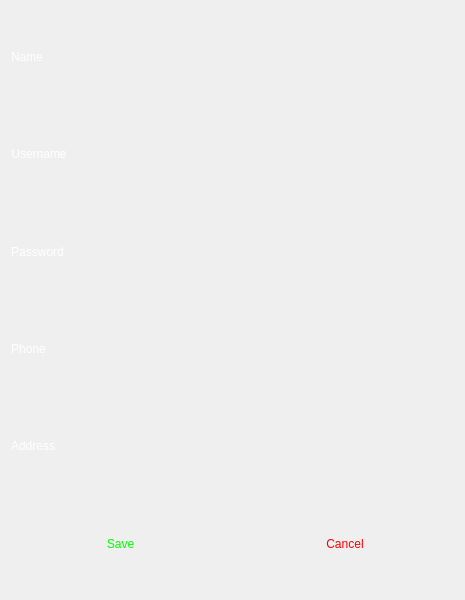
<?xml version="1.0" encoding="UTF-8"?>
<ui version="4.0">
 <class>SignUp</class>
 <widget class="QDialog" name="SignUp">
  <property name="windowModality">
   <enum>Qt::WindowModal</enum>
  </property>
  <property name="geometry">
   <rect>
    <x>0</x>
    <y>0</y>
    <width>465</width>
    <height>600</height>
   </rect>
  </property>
  <property name="sizePolicy">
   <sizepolicy hsizetype="Expanding" vsizetype="Expanding">
    <horstretch>0</horstretch>
    <verstretch>0</verstretch>
   </sizepolicy>
  </property>
  <property name="minimumSize">
   <size>
    <width>450</width>
    <height>600</height>
   </size>
  </property>
  <property name="windowTitle">
   <string>Sign Up</string>
  </property>
  <property name="styleSheet">
   <string notr="true">background-image: url(:/Resource/Game/loginBG.jpg);
border-image: url(:/Resource/Game/GameIcon.png);
color: rgb(255, 255, 255);
font: 14pt &quot;IranNastaliq&quot;;</string>
  </property>
  <property name="modal">
   <bool>true</bool>
  </property>
  <layout class="QGridLayout" name="gridLayout_2">
   <item row="0" column="0">
    <layout class="QGridLayout" name="gridLayout">
     <item row="0" column="0">
      <layout class="QHBoxLayout" name="horizontalLayout_5">
       <item>
        <widget class="QLabel" name="label">
         <property name="palette">
          <palette>
           <active>
            <colorrole role="WindowText">
             <brush brushstyle="SolidPattern">
              <color alpha="255">
               <red>219</red>
               <green>182</green>
               <blue>49</blue>
              </color>
             </brush>
            </colorrole>
            <colorrole role="Button">
             <brush brushstyle="SolidPattern">
              <color alpha="0">
               <red>0</red>
               <green>0</green>
               <blue>0</blue>
              </color>
             </brush>
            </colorrole>
            <colorrole role="Text">
             <brush brushstyle="SolidPattern">
              <color alpha="255">
               <red>219</red>
               <green>182</green>
               <blue>49</blue>
              </color>
             </brush>
            </colorrole>
            <colorrole role="ButtonText">
             <brush brushstyle="SolidPattern">
              <color alpha="255">
               <red>219</red>
               <green>182</green>
               <blue>49</blue>
              </color>
             </brush>
            </colorrole>
            <colorrole role="Base">
             <brush brushstyle="SolidPattern">
              <color alpha="0">
               <red>0</red>
               <green>0</green>
               <blue>0</blue>
              </color>
             </brush>
            </colorrole>
            <colorrole role="Window">
             <brush brushstyle="SolidPattern">
              <color alpha="0">
               <red>0</red>
               <green>0</green>
               <blue>0</blue>
              </color>
             </brush>
            </colorrole>
            <colorrole role="PlaceholderText">
             <brush brushstyle="SolidPattern">
              <color alpha="128">
               <red>219</red>
               <green>182</green>
               <blue>49</blue>
              </color>
             </brush>
            </colorrole>
           </active>
           <inactive>
            <colorrole role="WindowText">
             <brush brushstyle="SolidPattern">
              <color alpha="255">
               <red>219</red>
               <green>182</green>
               <blue>49</blue>
              </color>
             </brush>
            </colorrole>
            <colorrole role="Button">
             <brush brushstyle="SolidPattern">
              <color alpha="0">
               <red>0</red>
               <green>0</green>
               <blue>0</blue>
              </color>
             </brush>
            </colorrole>
            <colorrole role="Text">
             <brush brushstyle="SolidPattern">
              <color alpha="255">
               <red>219</red>
               <green>182</green>
               <blue>49</blue>
              </color>
             </brush>
            </colorrole>
            <colorrole role="ButtonText">
             <brush brushstyle="SolidPattern">
              <color alpha="255">
               <red>219</red>
               <green>182</green>
               <blue>49</blue>
              </color>
             </brush>
            </colorrole>
            <colorrole role="Base">
             <brush brushstyle="SolidPattern">
              <color alpha="0">
               <red>0</red>
               <green>0</green>
               <blue>0</blue>
              </color>
             </brush>
            </colorrole>
            <colorrole role="Window">
             <brush brushstyle="SolidPattern">
              <color alpha="0">
               <red>0</red>
               <green>0</green>
               <blue>0</blue>
              </color>
             </brush>
            </colorrole>
            <colorrole role="PlaceholderText">
             <brush brushstyle="SolidPattern">
              <color alpha="128">
               <red>219</red>
               <green>182</green>
               <blue>49</blue>
              </color>
             </brush>
            </colorrole>
           </inactive>
           <disabled>
            <colorrole role="WindowText">
             <brush brushstyle="SolidPattern">
              <color alpha="255">
               <red>219</red>
               <green>182</green>
               <blue>49</blue>
              </color>
             </brush>
            </colorrole>
            <colorrole role="Button">
             <brush brushstyle="SolidPattern">
              <color alpha="0">
               <red>0</red>
               <green>0</green>
               <blue>0</blue>
              </color>
             </brush>
            </colorrole>
            <colorrole role="Text">
             <brush brushstyle="SolidPattern">
              <color alpha="255">
               <red>219</red>
               <green>182</green>
               <blue>49</blue>
              </color>
             </brush>
            </colorrole>
            <colorrole role="ButtonText">
             <brush brushstyle="SolidPattern">
              <color alpha="255">
               <red>219</red>
               <green>182</green>
               <blue>49</blue>
              </color>
             </brush>
            </colorrole>
            <colorrole role="Base">
             <brush brushstyle="SolidPattern">
              <color alpha="0">
               <red>0</red>
               <green>0</green>
               <blue>0</blue>
              </color>
             </brush>
            </colorrole>
            <colorrole role="Window">
             <brush brushstyle="SolidPattern">
              <color alpha="0">
               <red>0</red>
               <green>0</green>
               <blue>0</blue>
              </color>
             </brush>
            </colorrole>
            <colorrole role="PlaceholderText">
             <brush brushstyle="SolidPattern">
              <color alpha="128">
               <red>219</red>
               <green>182</green>
               <blue>49</blue>
              </color>
             </brush>
            </colorrole>
           </disabled>
          </palette>
         </property>
         <property name="styleSheet">
          <string notr="true">border-image: url(:/Pictures/Game/Background.png);
background: transparent;
color: rgb(255, 255, 255);</string>
         </property>
         <property name="text">
          <string>Name</string>
         </property>
         <property name="alignment">
          <set>Qt::AlignCenter</set>
         </property>
        </widget>
       </item>
       <item>
        <widget class="QLineEdit" name="Name">
         <property name="sizePolicy">
          <sizepolicy hsizetype="Expanding" vsizetype="Preferred">
           <horstretch>0</horstretch>
           <verstretch>0</verstretch>
          </sizepolicy>
         </property>
         <property name="minimumSize">
          <size>
           <width>193</width>
           <height>35</height>
          </size>
         </property>
         <property name="styleSheet">
          <string notr="true">border-image: url(:/Pictures/Game/Background.png);
background: transparent;
</string>
         </property>
         <property name="frame">
          <bool>false</bool>
         </property>
         <property name="alignment">
          <set>Qt::AlignCenter</set>
         </property>
        </widget>
       </item>
      </layout>
     </item>
     <item row="1" column="0">
      <layout class="QHBoxLayout" name="horizontalLayout_4">
       <item>
        <widget class="QLabel" name="label_2">
         <property name="palette">
          <palette>
           <active>
            <colorrole role="WindowText">
             <brush brushstyle="SolidPattern">
              <color alpha="255">
               <red>219</red>
               <green>182</green>
               <blue>49</blue>
              </color>
             </brush>
            </colorrole>
            <colorrole role="Button">
             <brush brushstyle="SolidPattern">
              <color alpha="0">
               <red>0</red>
               <green>0</green>
               <blue>0</blue>
              </color>
             </brush>
            </colorrole>
            <colorrole role="Text">
             <brush brushstyle="SolidPattern">
              <color alpha="255">
               <red>219</red>
               <green>182</green>
               <blue>49</blue>
              </color>
             </brush>
            </colorrole>
            <colorrole role="ButtonText">
             <brush brushstyle="SolidPattern">
              <color alpha="255">
               <red>219</red>
               <green>182</green>
               <blue>49</blue>
              </color>
             </brush>
            </colorrole>
            <colorrole role="Base">
             <brush brushstyle="SolidPattern">
              <color alpha="0">
               <red>0</red>
               <green>0</green>
               <blue>0</blue>
              </color>
             </brush>
            </colorrole>
            <colorrole role="Window">
             <brush brushstyle="SolidPattern">
              <color alpha="0">
               <red>0</red>
               <green>0</green>
               <blue>0</blue>
              </color>
             </brush>
            </colorrole>
            <colorrole role="PlaceholderText">
             <brush brushstyle="SolidPattern">
              <color alpha="128">
               <red>219</red>
               <green>182</green>
               <blue>49</blue>
              </color>
             </brush>
            </colorrole>
           </active>
           <inactive>
            <colorrole role="WindowText">
             <brush brushstyle="SolidPattern">
              <color alpha="255">
               <red>219</red>
               <green>182</green>
               <blue>49</blue>
              </color>
             </brush>
            </colorrole>
            <colorrole role="Button">
             <brush brushstyle="SolidPattern">
              <color alpha="0">
               <red>0</red>
               <green>0</green>
               <blue>0</blue>
              </color>
             </brush>
            </colorrole>
            <colorrole role="Text">
             <brush brushstyle="SolidPattern">
              <color alpha="255">
               <red>219</red>
               <green>182</green>
               <blue>49</blue>
              </color>
             </brush>
            </colorrole>
            <colorrole role="ButtonText">
             <brush brushstyle="SolidPattern">
              <color alpha="255">
               <red>219</red>
               <green>182</green>
               <blue>49</blue>
              </color>
             </brush>
            </colorrole>
            <colorrole role="Base">
             <brush brushstyle="SolidPattern">
              <color alpha="0">
               <red>0</red>
               <green>0</green>
               <blue>0</blue>
              </color>
             </brush>
            </colorrole>
            <colorrole role="Window">
             <brush brushstyle="SolidPattern">
              <color alpha="0">
               <red>0</red>
               <green>0</green>
               <blue>0</blue>
              </color>
             </brush>
            </colorrole>
            <colorrole role="PlaceholderText">
             <brush brushstyle="SolidPattern">
              <color alpha="128">
               <red>219</red>
               <green>182</green>
               <blue>49</blue>
              </color>
             </brush>
            </colorrole>
           </inactive>
           <disabled>
            <colorrole role="WindowText">
             <brush brushstyle="SolidPattern">
              <color alpha="255">
               <red>219</red>
               <green>182</green>
               <blue>49</blue>
              </color>
             </brush>
            </colorrole>
            <colorrole role="Button">
             <brush brushstyle="SolidPattern">
              <color alpha="0">
               <red>0</red>
               <green>0</green>
               <blue>0</blue>
              </color>
             </brush>
            </colorrole>
            <colorrole role="Text">
             <brush brushstyle="SolidPattern">
              <color alpha="255">
               <red>219</red>
               <green>182</green>
               <blue>49</blue>
              </color>
             </brush>
            </colorrole>
            <colorrole role="ButtonText">
             <brush brushstyle="SolidPattern">
              <color alpha="255">
               <red>219</red>
               <green>182</green>
               <blue>49</blue>
              </color>
             </brush>
            </colorrole>
            <colorrole role="Base">
             <brush brushstyle="SolidPattern">
              <color alpha="0">
               <red>0</red>
               <green>0</green>
               <blue>0</blue>
              </color>
             </brush>
            </colorrole>
            <colorrole role="Window">
             <brush brushstyle="SolidPattern">
              <color alpha="0">
               <red>0</red>
               <green>0</green>
               <blue>0</blue>
              </color>
             </brush>
            </colorrole>
            <colorrole role="PlaceholderText">
             <brush brushstyle="SolidPattern">
              <color alpha="128">
               <red>219</red>
               <green>182</green>
               <blue>49</blue>
              </color>
             </brush>
            </colorrole>
           </disabled>
          </palette>
         </property>
         <property name="styleSheet">
          <string notr="true">border-image: url(:/Pictures/Game/Background.png);
background: transparent;
</string>
         </property>
         <property name="text">
          <string>Username</string>
         </property>
         <property name="alignment">
          <set>Qt::AlignCenter</set>
         </property>
        </widget>
       </item>
       <item>
        <widget class="QLineEdit" name="Username">
         <property name="sizePolicy">
          <sizepolicy hsizetype="Expanding" vsizetype="Preferred">
           <horstretch>0</horstretch>
           <verstretch>0</verstretch>
          </sizepolicy>
         </property>
         <property name="minimumSize">
          <size>
           <width>193</width>
           <height>35</height>
          </size>
         </property>
         <property name="styleSheet">
          <string notr="true">border-image: url(:/Pictures/Game/Background.png);
background: transparent;
</string>
         </property>
         <property name="frame">
          <bool>false</bool>
         </property>
         <property name="alignment">
          <set>Qt::AlignCenter</set>
         </property>
        </widget>
       </item>
      </layout>
     </item>
     <item row="2" column="0">
      <layout class="QHBoxLayout" name="horizontalLayout_3">
       <item>
        <widget class="QLabel" name="label_5">
         <property name="palette">
          <palette>
           <active>
            <colorrole role="WindowText">
             <brush brushstyle="SolidPattern">
              <color alpha="255">
               <red>219</red>
               <green>182</green>
               <blue>49</blue>
              </color>
             </brush>
            </colorrole>
            <colorrole role="Button">
             <brush brushstyle="SolidPattern">
              <color alpha="0">
               <red>0</red>
               <green>0</green>
               <blue>0</blue>
              </color>
             </brush>
            </colorrole>
            <colorrole role="Text">
             <brush brushstyle="SolidPattern">
              <color alpha="255">
               <red>219</red>
               <green>182</green>
               <blue>49</blue>
              </color>
             </brush>
            </colorrole>
            <colorrole role="ButtonText">
             <brush brushstyle="SolidPattern">
              <color alpha="255">
               <red>219</red>
               <green>182</green>
               <blue>49</blue>
              </color>
             </brush>
            </colorrole>
            <colorrole role="Base">
             <brush brushstyle="SolidPattern">
              <color alpha="0">
               <red>0</red>
               <green>0</green>
               <blue>0</blue>
              </color>
             </brush>
            </colorrole>
            <colorrole role="Window">
             <brush brushstyle="SolidPattern">
              <color alpha="0">
               <red>0</red>
               <green>0</green>
               <blue>0</blue>
              </color>
             </brush>
            </colorrole>
            <colorrole role="PlaceholderText">
             <brush brushstyle="SolidPattern">
              <color alpha="128">
               <red>219</red>
               <green>182</green>
               <blue>49</blue>
              </color>
             </brush>
            </colorrole>
           </active>
           <inactive>
            <colorrole role="WindowText">
             <brush brushstyle="SolidPattern">
              <color alpha="255">
               <red>219</red>
               <green>182</green>
               <blue>49</blue>
              </color>
             </brush>
            </colorrole>
            <colorrole role="Button">
             <brush brushstyle="SolidPattern">
              <color alpha="0">
               <red>0</red>
               <green>0</green>
               <blue>0</blue>
              </color>
             </brush>
            </colorrole>
            <colorrole role="Text">
             <brush brushstyle="SolidPattern">
              <color alpha="255">
               <red>219</red>
               <green>182</green>
               <blue>49</blue>
              </color>
             </brush>
            </colorrole>
            <colorrole role="ButtonText">
             <brush brushstyle="SolidPattern">
              <color alpha="255">
               <red>219</red>
               <green>182</green>
               <blue>49</blue>
              </color>
             </brush>
            </colorrole>
            <colorrole role="Base">
             <brush brushstyle="SolidPattern">
              <color alpha="0">
               <red>0</red>
               <green>0</green>
               <blue>0</blue>
              </color>
             </brush>
            </colorrole>
            <colorrole role="Window">
             <brush brushstyle="SolidPattern">
              <color alpha="0">
               <red>0</red>
               <green>0</green>
               <blue>0</blue>
              </color>
             </brush>
            </colorrole>
            <colorrole role="PlaceholderText">
             <brush brushstyle="SolidPattern">
              <color alpha="128">
               <red>219</red>
               <green>182</green>
               <blue>49</blue>
              </color>
             </brush>
            </colorrole>
           </inactive>
           <disabled>
            <colorrole role="WindowText">
             <brush brushstyle="SolidPattern">
              <color alpha="255">
               <red>219</red>
               <green>182</green>
               <blue>49</blue>
              </color>
             </brush>
            </colorrole>
            <colorrole role="Button">
             <brush brushstyle="SolidPattern">
              <color alpha="0">
               <red>0</red>
               <green>0</green>
               <blue>0</blue>
              </color>
             </brush>
            </colorrole>
            <colorrole role="Text">
             <brush brushstyle="SolidPattern">
              <color alpha="255">
               <red>219</red>
               <green>182</green>
               <blue>49</blue>
              </color>
             </brush>
            </colorrole>
            <colorrole role="ButtonText">
             <brush brushstyle="SolidPattern">
              <color alpha="255">
               <red>219</red>
               <green>182</green>
               <blue>49</blue>
              </color>
             </brush>
            </colorrole>
            <colorrole role="Base">
             <brush brushstyle="SolidPattern">
              <color alpha="0">
               <red>0</red>
               <green>0</green>
               <blue>0</blue>
              </color>
             </brush>
            </colorrole>
            <colorrole role="Window">
             <brush brushstyle="SolidPattern">
              <color alpha="0">
               <red>0</red>
               <green>0</green>
               <blue>0</blue>
              </color>
             </brush>
            </colorrole>
            <colorrole role="PlaceholderText">
             <brush brushstyle="SolidPattern">
              <color alpha="128">
               <red>219</red>
               <green>182</green>
               <blue>49</blue>
              </color>
             </brush>
            </colorrole>
           </disabled>
          </palette>
         </property>
         <property name="styleSheet">
          <string notr="true">border-image: url(:/Pictures/Game/Background.png);
background: transparent;
</string>
         </property>
         <property name="text">
          <string>Password</string>
         </property>
         <property name="alignment">
          <set>Qt::AlignCenter</set>
         </property>
        </widget>
       </item>
       <item>
        <widget class="QLineEdit" name="Password">
         <property name="sizePolicy">
          <sizepolicy hsizetype="Expanding" vsizetype="Preferred">
           <horstretch>0</horstretch>
           <verstretch>0</verstretch>
          </sizepolicy>
         </property>
         <property name="minimumSize">
          <size>
           <width>193</width>
           <height>35</height>
          </size>
         </property>
         <property name="styleSheet">
          <string notr="true">border-image: url(:/Pictures/Game/Background.png);
background: transparent;
</string>
         </property>
         <property name="frame">
          <bool>false</bool>
         </property>
         <property name="alignment">
          <set>Qt::AlignCenter</set>
         </property>
        </widget>
       </item>
      </layout>
     </item>
     <item row="3" column="0">
      <layout class="QHBoxLayout" name="horizontalLayout_2">
       <item>
        <widget class="QLabel" name="label_3">
         <property name="palette">
          <palette>
           <active>
            <colorrole role="WindowText">
             <brush brushstyle="SolidPattern">
              <color alpha="255">
               <red>219</red>
               <green>182</green>
               <blue>49</blue>
              </color>
             </brush>
            </colorrole>
            <colorrole role="Button">
             <brush brushstyle="SolidPattern">
              <color alpha="0">
               <red>0</red>
               <green>0</green>
               <blue>0</blue>
              </color>
             </brush>
            </colorrole>
            <colorrole role="Text">
             <brush brushstyle="SolidPattern">
              <color alpha="255">
               <red>219</red>
               <green>182</green>
               <blue>49</blue>
              </color>
             </brush>
            </colorrole>
            <colorrole role="ButtonText">
             <brush brushstyle="SolidPattern">
              <color alpha="255">
               <red>219</red>
               <green>182</green>
               <blue>49</blue>
              </color>
             </brush>
            </colorrole>
            <colorrole role="Base">
             <brush brushstyle="SolidPattern">
              <color alpha="0">
               <red>0</red>
               <green>0</green>
               <blue>0</blue>
              </color>
             </brush>
            </colorrole>
            <colorrole role="Window">
             <brush brushstyle="SolidPattern">
              <color alpha="0">
               <red>0</red>
               <green>0</green>
               <blue>0</blue>
              </color>
             </brush>
            </colorrole>
            <colorrole role="PlaceholderText">
             <brush brushstyle="SolidPattern">
              <color alpha="128">
               <red>219</red>
               <green>182</green>
               <blue>49</blue>
              </color>
             </brush>
            </colorrole>
           </active>
           <inactive>
            <colorrole role="WindowText">
             <brush brushstyle="SolidPattern">
              <color alpha="255">
               <red>219</red>
               <green>182</green>
               <blue>49</blue>
              </color>
             </brush>
            </colorrole>
            <colorrole role="Button">
             <brush brushstyle="SolidPattern">
              <color alpha="0">
               <red>0</red>
               <green>0</green>
               <blue>0</blue>
              </color>
             </brush>
            </colorrole>
            <colorrole role="Text">
             <brush brushstyle="SolidPattern">
              <color alpha="255">
               <red>219</red>
               <green>182</green>
               <blue>49</blue>
              </color>
             </brush>
            </colorrole>
            <colorrole role="ButtonText">
             <brush brushstyle="SolidPattern">
              <color alpha="255">
               <red>219</red>
               <green>182</green>
               <blue>49</blue>
              </color>
             </brush>
            </colorrole>
            <colorrole role="Base">
             <brush brushstyle="SolidPattern">
              <color alpha="0">
               <red>0</red>
               <green>0</green>
               <blue>0</blue>
              </color>
             </brush>
            </colorrole>
            <colorrole role="Window">
             <brush brushstyle="SolidPattern">
              <color alpha="0">
               <red>0</red>
               <green>0</green>
               <blue>0</blue>
              </color>
             </brush>
            </colorrole>
            <colorrole role="PlaceholderText">
             <brush brushstyle="SolidPattern">
              <color alpha="128">
               <red>219</red>
               <green>182</green>
               <blue>49</blue>
              </color>
             </brush>
            </colorrole>
           </inactive>
           <disabled>
            <colorrole role="WindowText">
             <brush brushstyle="SolidPattern">
              <color alpha="255">
               <red>219</red>
               <green>182</green>
               <blue>49</blue>
              </color>
             </brush>
            </colorrole>
            <colorrole role="Button">
             <brush brushstyle="SolidPattern">
              <color alpha="0">
               <red>0</red>
               <green>0</green>
               <blue>0</blue>
              </color>
             </brush>
            </colorrole>
            <colorrole role="Text">
             <brush brushstyle="SolidPattern">
              <color alpha="255">
               <red>219</red>
               <green>182</green>
               <blue>49</blue>
              </color>
             </brush>
            </colorrole>
            <colorrole role="ButtonText">
             <brush brushstyle="SolidPattern">
              <color alpha="255">
               <red>219</red>
               <green>182</green>
               <blue>49</blue>
              </color>
             </brush>
            </colorrole>
            <colorrole role="Base">
             <brush brushstyle="SolidPattern">
              <color alpha="0">
               <red>0</red>
               <green>0</green>
               <blue>0</blue>
              </color>
             </brush>
            </colorrole>
            <colorrole role="Window">
             <brush brushstyle="SolidPattern">
              <color alpha="0">
               <red>0</red>
               <green>0</green>
               <blue>0</blue>
              </color>
             </brush>
            </colorrole>
            <colorrole role="PlaceholderText">
             <brush brushstyle="SolidPattern">
              <color alpha="128">
               <red>219</red>
               <green>182</green>
               <blue>49</blue>
              </color>
             </brush>
            </colorrole>
           </disabled>
          </palette>
         </property>
         <property name="styleSheet">
          <string notr="true">border-image: url(:/Pictures/Game/Background.png);
background: transparent;
</string>
         </property>
         <property name="text">
          <string>Phone</string>
         </property>
         <property name="alignment">
          <set>Qt::AlignCenter</set>
         </property>
        </widget>
       </item>
       <item>
        <widget class="QLineEdit" name="Phone">
         <property name="sizePolicy">
          <sizepolicy hsizetype="Expanding" vsizetype="Preferred">
           <horstretch>0</horstretch>
           <verstretch>0</verstretch>
          </sizepolicy>
         </property>
         <property name="minimumSize">
          <size>
           <width>193</width>
           <height>35</height>
          </size>
         </property>
         <property name="styleSheet">
          <string notr="true">border-image: url(:/Pictures/Game/Background.png);
background: transparent;
</string>
         </property>
         <property name="frame">
          <bool>false</bool>
         </property>
         <property name="alignment">
          <set>Qt::AlignCenter</set>
         </property>
        </widget>
       </item>
      </layout>
     </item>
     <item row="4" column="0">
      <layout class="QHBoxLayout" name="horizontalLayout">
       <item>
        <widget class="QLabel" name="label_4">
         <property name="palette">
          <palette>
           <active>
            <colorrole role="WindowText">
             <brush brushstyle="SolidPattern">
              <color alpha="255">
               <red>219</red>
               <green>182</green>
               <blue>49</blue>
              </color>
             </brush>
            </colorrole>
            <colorrole role="Button">
             <brush brushstyle="SolidPattern">
              <color alpha="0">
               <red>0</red>
               <green>0</green>
               <blue>0</blue>
              </color>
             </brush>
            </colorrole>
            <colorrole role="Text">
             <brush brushstyle="SolidPattern">
              <color alpha="255">
               <red>219</red>
               <green>182</green>
               <blue>49</blue>
              </color>
             </brush>
            </colorrole>
            <colorrole role="ButtonText">
             <brush brushstyle="SolidPattern">
              <color alpha="255">
               <red>219</red>
               <green>182</green>
               <blue>49</blue>
              </color>
             </brush>
            </colorrole>
            <colorrole role="Base">
             <brush brushstyle="SolidPattern">
              <color alpha="0">
               <red>0</red>
               <green>0</green>
               <blue>0</blue>
              </color>
             </brush>
            </colorrole>
            <colorrole role="Window">
             <brush brushstyle="SolidPattern">
              <color alpha="0">
               <red>0</red>
               <green>0</green>
               <blue>0</blue>
              </color>
             </brush>
            </colorrole>
            <colorrole role="PlaceholderText">
             <brush brushstyle="SolidPattern">
              <color alpha="128">
               <red>219</red>
               <green>182</green>
               <blue>49</blue>
              </color>
             </brush>
            </colorrole>
           </active>
           <inactive>
            <colorrole role="WindowText">
             <brush brushstyle="SolidPattern">
              <color alpha="255">
               <red>219</red>
               <green>182</green>
               <blue>49</blue>
              </color>
             </brush>
            </colorrole>
            <colorrole role="Button">
             <brush brushstyle="SolidPattern">
              <color alpha="0">
               <red>0</red>
               <green>0</green>
               <blue>0</blue>
              </color>
             </brush>
            </colorrole>
            <colorrole role="Text">
             <brush brushstyle="SolidPattern">
              <color alpha="255">
               <red>219</red>
               <green>182</green>
               <blue>49</blue>
              </color>
             </brush>
            </colorrole>
            <colorrole role="ButtonText">
             <brush brushstyle="SolidPattern">
              <color alpha="255">
               <red>219</red>
               <green>182</green>
               <blue>49</blue>
              </color>
             </brush>
            </colorrole>
            <colorrole role="Base">
             <brush brushstyle="SolidPattern">
              <color alpha="0">
               <red>0</red>
               <green>0</green>
               <blue>0</blue>
              </color>
             </brush>
            </colorrole>
            <colorrole role="Window">
             <brush brushstyle="SolidPattern">
              <color alpha="0">
               <red>0</red>
               <green>0</green>
               <blue>0</blue>
              </color>
             </brush>
            </colorrole>
            <colorrole role="PlaceholderText">
             <brush brushstyle="SolidPattern">
              <color alpha="128">
               <red>219</red>
               <green>182</green>
               <blue>49</blue>
              </color>
             </brush>
            </colorrole>
           </inactive>
           <disabled>
            <colorrole role="WindowText">
             <brush brushstyle="SolidPattern">
              <color alpha="255">
               <red>219</red>
               <green>182</green>
               <blue>49</blue>
              </color>
             </brush>
            </colorrole>
            <colorrole role="Button">
             <brush brushstyle="SolidPattern">
              <color alpha="0">
               <red>0</red>
               <green>0</green>
               <blue>0</blue>
              </color>
             </brush>
            </colorrole>
            <colorrole role="Text">
             <brush brushstyle="SolidPattern">
              <color alpha="255">
               <red>219</red>
               <green>182</green>
               <blue>49</blue>
              </color>
             </brush>
            </colorrole>
            <colorrole role="ButtonText">
             <brush brushstyle="SolidPattern">
              <color alpha="255">
               <red>219</red>
               <green>182</green>
               <blue>49</blue>
              </color>
             </brush>
            </colorrole>
            <colorrole role="Base">
             <brush brushstyle="SolidPattern">
              <color alpha="0">
               <red>0</red>
               <green>0</green>
               <blue>0</blue>
              </color>
             </brush>
            </colorrole>
            <colorrole role="Window">
             <brush brushstyle="SolidPattern">
              <color alpha="0">
               <red>0</red>
               <green>0</green>
               <blue>0</blue>
              </color>
             </brush>
            </colorrole>
            <colorrole role="PlaceholderText">
             <brush brushstyle="SolidPattern">
              <color alpha="128">
               <red>219</red>
               <green>182</green>
               <blue>49</blue>
              </color>
             </brush>
            </colorrole>
           </disabled>
          </palette>
         </property>
         <property name="styleSheet">
          <string notr="true">border-image: url(:/Pictures/Game/Background.png);
background: transparent;</string>
         </property>
         <property name="text">
          <string>Address</string>
         </property>
         <property name="alignment">
          <set>Qt::AlignCenter</set>
         </property>
        </widget>
       </item>
       <item>
        <widget class="QLineEdit" name="Address">
         <property name="sizePolicy">
          <sizepolicy hsizetype="Expanding" vsizetype="Preferred">
           <horstretch>0</horstretch>
           <verstretch>0</verstretch>
          </sizepolicy>
         </property>
         <property name="minimumSize">
          <size>
           <width>193</width>
           <height>35</height>
          </size>
         </property>
         <property name="styleSheet">
          <string notr="true">border-image: url(:/Pictures/Game/Background.png);
background: transparent;
</string>
         </property>
         <property name="frame">
          <bool>false</bool>
         </property>
         <property name="alignment">
          <set>Qt::AlignCenter</set>
         </property>
        </widget>
       </item>
      </layout>
     </item>
     <item row="5" column="0">
      <layout class="QHBoxLayout" name="horizontalLayout_6">
       <item>
        <widget class="QPushButton" name="save">
         <property name="sizePolicy">
          <sizepolicy hsizetype="Minimum" vsizetype="Preferred">
           <horstretch>0</horstretch>
           <verstretch>0</verstretch>
          </sizepolicy>
         </property>
         <property name="palette">
          <palette>
           <active>
            <colorrole role="WindowText">
             <brush brushstyle="SolidPattern">
              <color alpha="255">
               <red>219</red>
               <green>182</green>
               <blue>49</blue>
              </color>
             </brush>
            </colorrole>
            <colorrole role="Button">
             <brush brushstyle="SolidPattern">
              <color alpha="0">
               <red>0</red>
               <green>0</green>
               <blue>0</blue>
              </color>
             </brush>
            </colorrole>
            <colorrole role="Text">
             <brush brushstyle="SolidPattern">
              <color alpha="255">
               <red>219</red>
               <green>182</green>
               <blue>49</blue>
              </color>
             </brush>
            </colorrole>
            <colorrole role="ButtonText">
             <brush brushstyle="SolidPattern">
              <color alpha="255">
               <red>219</red>
               <green>182</green>
               <blue>49</blue>
              </color>
             </brush>
            </colorrole>
            <colorrole role="Base">
             <brush brushstyle="SolidPattern">
              <color alpha="0">
               <red>0</red>
               <green>0</green>
               <blue>0</blue>
              </color>
             </brush>
            </colorrole>
            <colorrole role="Window">
             <brush brushstyle="SolidPattern">
              <color alpha="0">
               <red>0</red>
               <green>0</green>
               <blue>0</blue>
              </color>
             </brush>
            </colorrole>
            <colorrole role="PlaceholderText">
             <brush brushstyle="SolidPattern">
              <color alpha="128">
               <red>219</red>
               <green>182</green>
               <blue>49</blue>
              </color>
             </brush>
            </colorrole>
           </active>
           <inactive>
            <colorrole role="WindowText">
             <brush brushstyle="SolidPattern">
              <color alpha="255">
               <red>219</red>
               <green>182</green>
               <blue>49</blue>
              </color>
             </brush>
            </colorrole>
            <colorrole role="Button">
             <brush brushstyle="SolidPattern">
              <color alpha="0">
               <red>0</red>
               <green>0</green>
               <blue>0</blue>
              </color>
             </brush>
            </colorrole>
            <colorrole role="Text">
             <brush brushstyle="SolidPattern">
              <color alpha="255">
               <red>219</red>
               <green>182</green>
               <blue>49</blue>
              </color>
             </brush>
            </colorrole>
            <colorrole role="ButtonText">
             <brush brushstyle="SolidPattern">
              <color alpha="255">
               <red>219</red>
               <green>182</green>
               <blue>49</blue>
              </color>
             </brush>
            </colorrole>
            <colorrole role="Base">
             <brush brushstyle="SolidPattern">
              <color alpha="0">
               <red>0</red>
               <green>0</green>
               <blue>0</blue>
              </color>
             </brush>
            </colorrole>
            <colorrole role="Window">
             <brush brushstyle="SolidPattern">
              <color alpha="0">
               <red>0</red>
               <green>0</green>
               <blue>0</blue>
              </color>
             </brush>
            </colorrole>
            <colorrole role="PlaceholderText">
             <brush brushstyle="SolidPattern">
              <color alpha="128">
               <red>219</red>
               <green>182</green>
               <blue>49</blue>
              </color>
             </brush>
            </colorrole>
           </inactive>
           <disabled>
            <colorrole role="WindowText">
             <brush brushstyle="SolidPattern">
              <color alpha="255">
               <red>219</red>
               <green>182</green>
               <blue>49</blue>
              </color>
             </brush>
            </colorrole>
            <colorrole role="Button">
             <brush brushstyle="SolidPattern">
              <color alpha="0">
               <red>0</red>
               <green>0</green>
               <blue>0</blue>
              </color>
             </brush>
            </colorrole>
            <colorrole role="Text">
             <brush brushstyle="SolidPattern">
              <color alpha="255">
               <red>219</red>
               <green>182</green>
               <blue>49</blue>
              </color>
             </brush>
            </colorrole>
            <colorrole role="ButtonText">
             <brush brushstyle="SolidPattern">
              <color alpha="255">
               <red>219</red>
               <green>182</green>
               <blue>49</blue>
              </color>
             </brush>
            </colorrole>
            <colorrole role="Base">
             <brush brushstyle="SolidPattern">
              <color alpha="0">
               <red>0</red>
               <green>0</green>
               <blue>0</blue>
              </color>
             </brush>
            </colorrole>
            <colorrole role="Window">
             <brush brushstyle="SolidPattern">
              <color alpha="0">
               <red>0</red>
               <green>0</green>
               <blue>0</blue>
              </color>
             </brush>
            </colorrole>
            <colorrole role="PlaceholderText">
             <brush brushstyle="SolidPattern">
              <color alpha="128">
               <red>219</red>
               <green>182</green>
               <blue>49</blue>
              </color>
             </brush>
            </colorrole>
           </disabled>
          </palette>
         </property>
         <property name="styleSheet">
          <string notr="true">border-image: url(:/Pictures/Game/Background.png);
background: transparent;
color: rgb(0, 255, 0);</string>
         </property>
         <property name="text">
          <string>Save</string>
         </property>
         <property name="flat">
          <bool>true</bool>
         </property>
        </widget>
       </item>
       <item>
        <widget class="QPushButton" name="cancel">
         <property name="sizePolicy">
          <sizepolicy hsizetype="Minimum" vsizetype="Preferred">
           <horstretch>0</horstretch>
           <verstretch>0</verstretch>
          </sizepolicy>
         </property>
         <property name="styleSheet">
          <string notr="true">border-image: url(:/Pictures/Game/Background.png);
background: transparent;
color: rgb(255, 0, 0)</string>
         </property>
         <property name="text">
          <string>Cancel</string>
         </property>
         <property name="flat">
          <bool>true</bool>
         </property>
        </widget>
       </item>
      </layout>
     </item>
    </layout>
   </item>
  </layout>
 </widget>
 <resources/>
 <connections/>
</ui>
